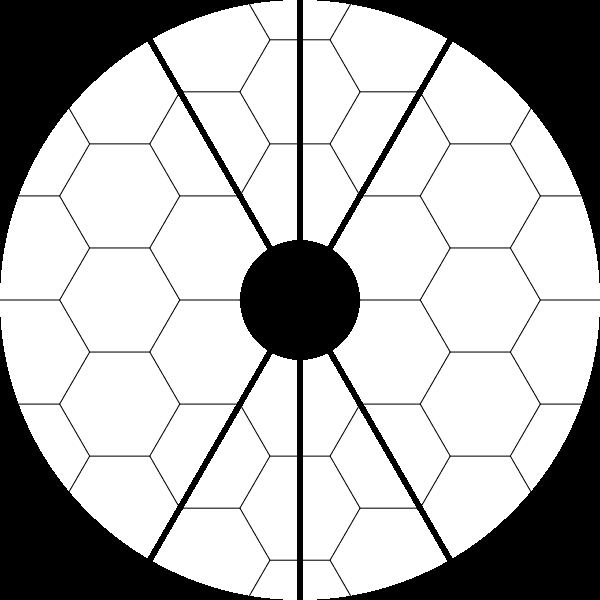
#> input picture data/2D/pupils/ATLAST_Aperture_nPup=600.fits, 600 x 600 px, given in place of ELT_pupil_400.fits, which was not available
$ python test_corono_andes_new_spider.py
#> lines starting #> are read from the running program, lines starting #| are printed output that depends on the picture; after the words box and inside, x2 and y2 are one past the last pixel; in counts of white or black regions, pixels touching at a corner belong together; pictures that were not available may be replaced by others from this repository, and a replacement may not be noted
#!/usr/bin/env python3
# -*- coding: utf-8 -*-
"""
Created on Fri Mar 31 13:26:29 2023

@author: mndiaye
"""

#%%
"""
### Initialization
"""
import numpy as np
import matplotlib.pyplot as plt
from astropy.io import fits
from pathlib import Path
import pdb

import os

from mpl_toolkits.axes_grid1 import AxesGrid

import time

#fontsize to 15 for all plots
plt.rcParams.update({'font.size': 15})

#%%
"""
### Parameters
"""
# Pupil size
nPup = 400

# Sampling of the coronagraph focal plane mask
nFPM = 100

# Image size
nImg = 400#*1.6 #

# OPD map number in the files
# nOPD = 2000

# wavelength in m
lam = 1600e-9

# Pupil diameter in m
D = 38.54

# conversion lradian to mas
rad2mas = np.pi/(180.*3600*1000)
mas2rad = 1/rad2mas

# conversion lam/D to mas
lamD2mas = (lam/D)*mas2rad

# plate scale in mas per pixel
pscale = 0.3

# FPM size in lam/D in the focal pla`ne B
mB = 3.8

# FoV in lam/D in the final image plane D
mD = 58.393*(nImg/(lam*1e9))#*
print(mD)

# 2 sizes of spaxels 10 mas and 100 mas


#%%
"""
### Functions
"""
# [80 lines left out: functions sft, isft, not called in this run]

#%%
def uniform_disk(n, radius, CtrBtwnPix=False):
    """
    Generates a uniform disk in a 2D array.

    Parameters
    ----------
    n : integer
        size of the array

    radius : float
        radius of the disk

    CtrBtwnPix : boolean (default=False)
        type of centering for the disk. If True, the disk is centered between
        four pixels.

    Returns
    ----------
    res : array_like
        (ys x xs) array with a uniform disk of radius "radius".

    """
    val    = 0
    if CtrBtwnPix is True:
        val = 1/2
    xx,yy  = np.meshgrid(np.arange(n)-n/2+val, np.arange(n)-n/2+val)
    mydist = np.hypot(yy,xx)
    res    = np.zeros_like(mydist)
    # res[mydist <= radius] = 1.0
    res[mydist < radius] = 1.0
    return res

#%%
# [142 lines left out: function profile, not called in this run]


#%%
"""
### Working directory
"""
user = 'Adrien'
if user == 'Adrien':
    # File directory
    fdir_dat = Path('/Users/asimonnin/Desktop/PhD/Andes/Data_corono/data/').resolve()
    # Directory for the OPD with the corresponding seed value
    fdir_res   = Path('/Users/asimonnin/Desktop/PhD/Andes/Data_corono/results/').resolve()
    # Directory for the OPD with the corresponding seed value
    fdir_plt   = Path('/Users/asimonnin/Desktop/PhD/Andes/Data_corono/plots/').resolve()

elif user == 'Mamadou':
    # File directory
    fdir_dat = Path('/Users/mndiaye/Library/CloudStorage/OneDrive-UniversitéNiceSophiaAntipolis/data/andes/data/').resolve()
    # Directory for the OPD with the corresponding seed value
    fdir_res   = Path('/Users/mndiaye/Library/CloudStorage/OneDrive-UniversitéNiceSophiaAntipolis/data/andes/results/').resolve()
    # Directory for the OPD with the corresponding seed value
    fdir_plt   = Path('/Users/mndiaye/Library/CloudStorage/OneDrive-UniversitéNiceSophiaAntipolis/data/andes/plots/').resolve()

# Directory for the pupils
fdir_pupil = fdir_dat / 'Pupil'

# Filename and path for the ELT pupil
# fname_elt = 'Tel-Pupil.fits'  # OLD
fname_elt = 'ELT_pupil_400.fits' # New pupil with new spider
fpath_elt = fdir_pupil / fname_elt


#%%
"""
### Read file
"""
# Read ELT pupil
Pupil = fits.getdata(fpath_elt,)
#> Pupil is the input picture: shape (600, 600) >f4; min 0, max 1, mean 0.718

plt.figure(0)
plt.clf()
plt.imshow(Pupil)
plt.title('ELT pupil')
plt.savefig(fdir_plt / 'New_ELT_pupil.png', dpi=300)
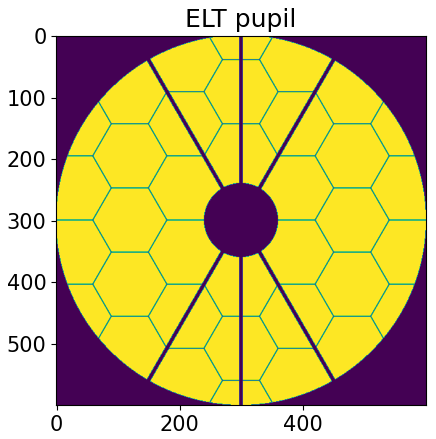
#> figure drawn by matplotlib, 1 panel
plt.show()
# plt.close()

#%%
"""
### Coronagraphic components
"""
# Focal plane mask
mask2d = uniform_disk(nFPM, nFPM/2.)
diam = 0.96 # diameter of the pupil in fraction of the pupil size
obst = 0.4 # diameter of the central obscuration in fraction of the pupil size

# Lyot stop
# LyotStop2d = Pupil*1
LyotStop2d = (uniform_disk(nPup, diam*nPup/2)-uniform_disk(nPup, obst*nPup/2))

plt.figure(0)
plt.clf()
plt.imshow(Pupil)
plt.contour(LyotStop2d)
plt.title('ELT pupil')
# plt.savefig(fdir_plt / 'New_ELT_pupil.png', dpi=300)
plt.show()
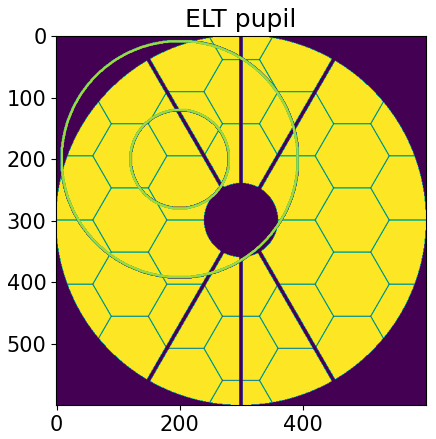
#> figure drawn by matplotlib, 1 panel
#%%
"""
### Compute perfect PSF
"""

# Field in the entrance pupil plane A
#> (the run stopped early here; a loop or call above may not have finished)

$ run again, on data/2D/pupils/SPHERE/SPHERE_APO1_field_transmission_map.fits
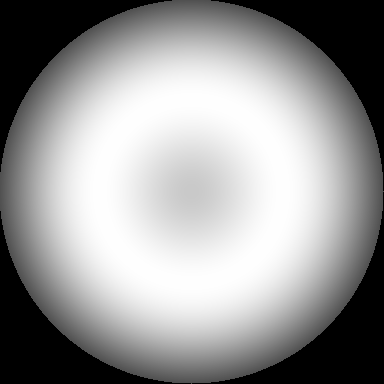
#> input picture data/2D/pupils/SPHERE/SPHERE_APO1_field_transmission_map.fits, 384 x 384 px, given in place of ELT_pupil_400.fits, which was not available
#> Pupil is the input picture: shape (384, 384) >f4; min 0, max 1, mean 0.593
#> `plt.savefig(fdir_plt / 'New_ELT_pupil.png', dpi=300)`:
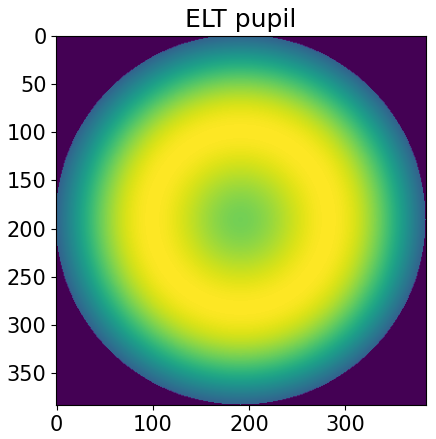
#> figure drawn by matplotlib, 1 panel
#> `plt.show()`:
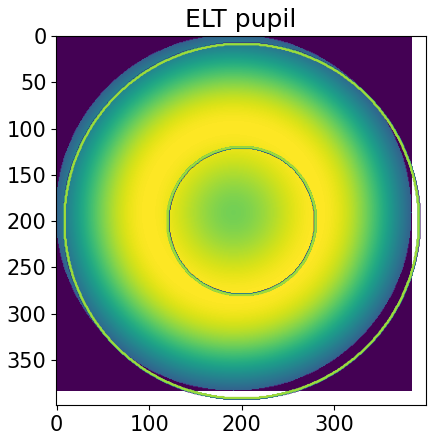
#> figure drawn by matplotlib, 1 panel
